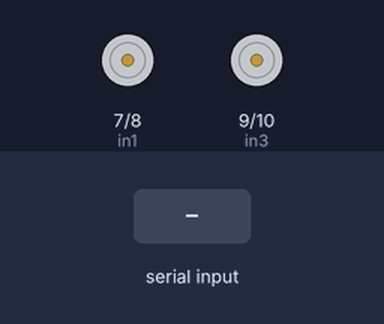
A sketch run on a simulated Arduino Uno, built with avr-gcc and run on an emulated ATmega328P. Shown: motor-driver pin pairs drawn as motors (green arrow = first pin HIGH = forward, orange = second pin HIGH = backward, longer = more drive, scaled by the enable pin). Inputs (shaded band) come from the test bench.

Above: at 1.2 s.
1.3 s: "90,45\n" received over Serial
At 2.5 s:
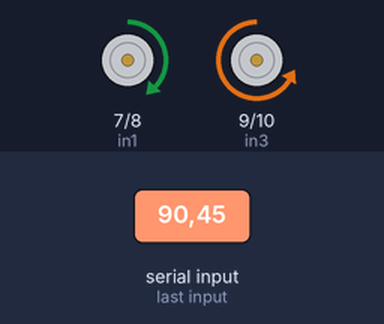
2.8 s: "30,150\n" received over Serial
At 3.9 s:
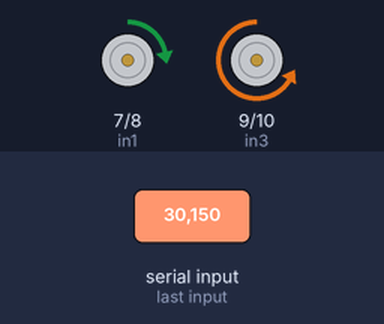
Timing chart, 0 to 5.8 s (numbered marks = the images above; inputs shaded):
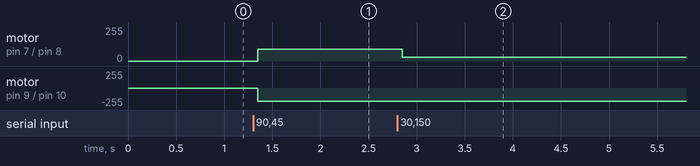

Measured:
- after the input at 1.3 s, motor on pin 7 (in1) / pin 8 (in2): stopped → forward 90/255 after 0.05 s; motor on pin 9 (in3) / pin 10 (in4): stopped → backward 200/255 after 0.05 s
- after the input at 2.8 s, motor on pin 7 (in1) / pin 8 (in2): forward 90/255 → forward 30/255 after 0.05 s

The sketch:

Control.ino
```cpp
float velocity = 0.0;
float angle = 0.0;

int enA = 5;
int enB = 6;

int in1 = 7;
int in2 = 8;
int in3 = 9;
int in4 = 10;


void setup() {
    Serial.begin(115200);

    pinMode(enA, OUTPUT);
    pinMode(enB, OUTPUT);
    pinMode(in1, OUTPUT);
    pinMode(in2, OUTPUT);
    pinMode(in3, OUTPUT);
    pinMode(in4, OUTPUT);

    digitalWrite(in1, LOW);
    digitalWrite(in2, LOW);
    digitalWrite(in3, LOW);
    digitalWrite(in4, LOW);
}

void loop() {
    commuincation();

    if (velocity > 0)
    {
        forward();
    }
    else if (velocity < 0)
    {
        back();
    }

    if (angle > 0)
    {
        right();
    }
    else if (angle < 0)
    {
        left();
    }
    else
    {
      brake();
    }
}


void forward()
{
    analogWrite(enA, velocity);
    digitalWrite(in1, HIGH);
    digitalWrite(in2, LOW);
}

void back()
{
    analogWrite(enA, 250-velocity);
    digitalWrite(in1, LOW);
    digitalWrite(in2, HIGH);
}

void right()
{
    analogWrite(enB, 200);
    digitalWrite(in3, LOW);
    digitalWrite(in4, HIGH);

    analogWrite(enA, velocity);
    digitalWrite(in1, HIGH);
    digitalWrite(in2, LOW);
}

void left()
{
    analogWrite(enB, 200);
    digitalWrite(in3, HIGH);
    digitalWrite(in4, LOW);

    analogWrite(enA, velocity);
    digitalWrite(in1, HIGH);
    digitalWrite(in2, LOW);
}

void brake()
{
    analogWrite(enA,0);
    digitalWrite(in1, LOW);
    digitalWrite(in2, LOW);

    analogWrite(enB,0);
    digitalWrite(in3, LOW);
    digitalWrite(in4, LOW);
}

void commuincation()
{
    if(Serial.available()>0)
    {
        String msg = Serial.readStringUntil('\n');
        // Split string into two values
        for (int i = 0; i < msg.length(); i++)
        {
            if (msg.substring(i, i+1) == ",")
            {
            velocity = msg.substring(0, i).toInt();
            angle = msg.substring(i+1).toInt();
            break;
            }
        }
        delay(50);
    }
}
```
